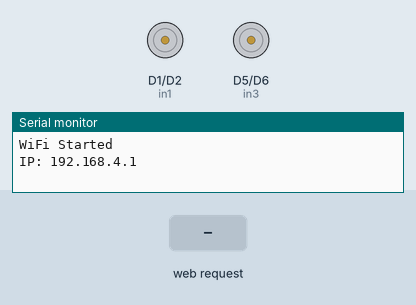
This sketch was run on a simulated ESP8266 (NodeMCU). Parts: motor-driver pin pairs drawn as motors (green arrow = first pin HIGH = forward, orange = second pin HIGH = backward, longer = more drive), the last lines printed to the serial monitor. The test bench sets the inputs (shaded band).

Above: at 1.2 s.
1.3 s: HTTP request GET /?State=F received
At 1.8 s:
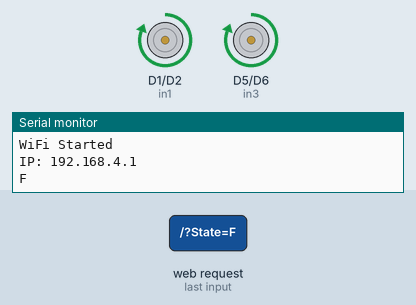
2.8 s: HTTP request GET /?State=B received
At 4.0 s:
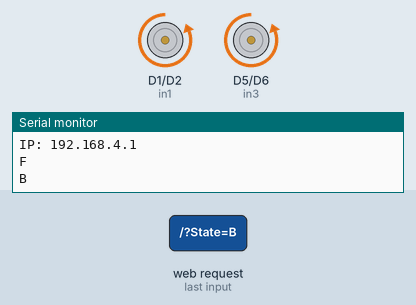
4.3 s: HTTP request GET /?State=L received
At 5.3 s:
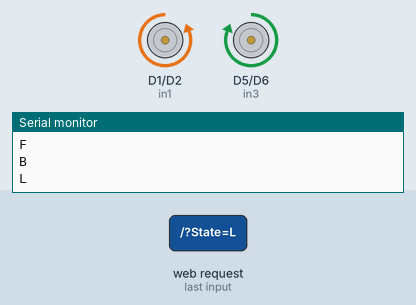
5.8 s: HTTP request GET /?State=R received
At 6.4 s:
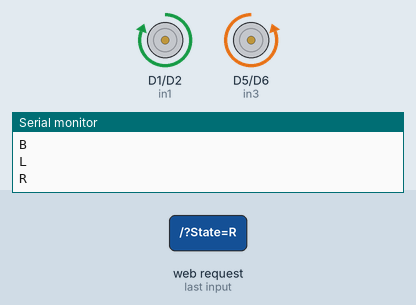
Timing chart, 0 to 8.3 s (numbered marks = the images above; inputs shaded):
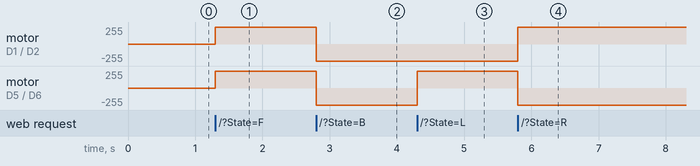

The sketch:

rc_car.ino
```cpp
/******** WiFi Robot Control – L298N (NO EN PINS) ********/
#include <ESP8266WiFi.h>
#include <ESP8266WebServer.h>

// ===== MOTOR PINS (SAFE GPIOs) =====
int in1 = D1;   // GPIO5
int in2 = D2;   // GPIO4
int in3 = D5;   // GPIO14
int in4 = D6;   // GPIO12

ESP8266WebServer server(80);
String command;

// ===== WiFi AP Credentials =====
String sta_ssid = "Metal Mavericks";
String sta_password = "987654321";

void setup() {
  Serial.begin(115200);

  pinMode(in1, OUTPUT);
  pinMode(in2, OUTPUT);
  pinMode(in3, OUTPUT);
  pinMode(in4, OUTPUT);

  Stop();  // motors OFF initially

  // WiFi AP mode
  WiFi.mode(WIFI_AP);
  WiFi.softAP(sta_ssid.c_str(), sta_password.c_str());

  Serial.println("WiFi Started");
  Serial.print("IP: ");
  Serial.println(WiFi.softAPIP());

  server.on("/", HTTP_handleRoot);
  server.onNotFound(HTTP_handleRoot);
  server.begin();
}

void loop() {
  server.handleClient();
  command = server.arg("State");

  if (command == "F") Forward();
  else if (command == "B") Backward();
  else if (command == "L") TurnLeft();
  else if (command == "R") TurnRight();
  else if (command == "G") ForwardLeft();
  else if (command == "I") ForwardRight();
  else if (command == "H") BackwardLeft();
  else if (command == "J") BackwardRight();
  else if (command == "S") Stop();
}

void HTTP_handleRoot() {
  server.send(200, "text/html", "");
  if (server.hasArg("State")) {
    Serial.println(server.arg("State"));
  }
}

// ===== MOTOR FUNCTIONS =====

void Forward() {
  digitalWrite(in1, HIGH);
  digitalWrite(in2, LOW);
  digitalWrite(in3, HIGH);
  digitalWrite(in4, LOW);
}

void Backward() {
  digitalWrite(in1, LOW);
  digitalWrite(in2, HIGH);
  digitalWrite(in3, LOW);
  digitalWrite(in4, HIGH);
}

void TurnLeft() {
  digitalWrite(in1, LOW);
  digitalWrite(in2, HIGH);
  digitalWrite(in3, HIGH);
  digitalWrite(in4, LOW);
}

void TurnRight() {
  digitalWrite(in1, HIGH);
  digitalWrite(in2, LOW);
  digitalWrite(in3, LOW);
  digitalWrite(in4, HIGH);
}

void ForwardLeft() {
  digitalWrite(in1, HIGH);
  digitalWrite(in2, LOW);
  digitalWrite(in3, LOW);
  digitalWrite(in4, LOW);
}

void ForwardRight() {
  digitalWrite(in1, LOW);
  digitalWrite(in2, LOW);
  digitalWrite(in3, HIGH);
  digitalWrite(in4, LOW);
}

void BackwardLeft() {
  digitalWrite(in1, LOW);
  digitalWrite(in2, HIGH);
  digitalWrite(in3, LOW);
  digitalWrite(in4, LOW);
}

void BackwardRight() {
  digitalWrite(in1, LOW);
  digitalWrite(in2, LOW);
  digitalWrite(in3, LOW);
  digitalWrite(in4, HIGH);
}

void Stop() {
  digitalWrite(in1, LOW);
  digitalWrite(in2, LOW);
  digitalWrite(in3, LOW);
  digitalWrite(in4, LOW);
}
```

Measured:
- after the input at 1.3 s, motor on D1 (in1) / D2 (in2), motor on D5 (in3) / D6 (in4): stopped → forward 255/255 at once
- after the input at 2.8 s, motor on D1 (in1) / D2 (in2), motor on D5 (in3) / D6 (in4): forward 255/255 → backward 255/255 at once
- after the input at 4.3 s, motor on D5 (in3) / D6 (in4): backward 255/255 → forward 255/255 at once
- after the input at 5.8 s, motor on D1 (in1) / D2 (in2): backward 255/255 → forward 255/255 at once; motor on D5 (in3) / D6 (in4): forward 255/255 → backward 255/255 at once
